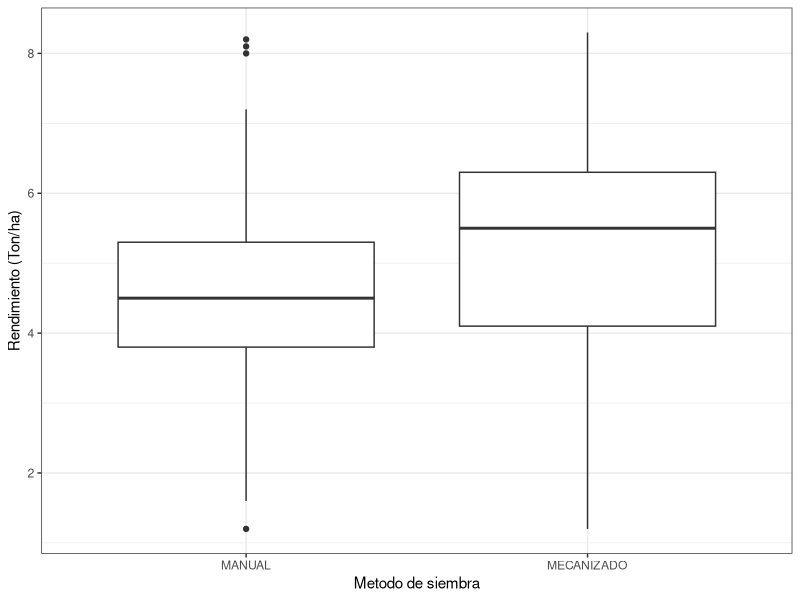
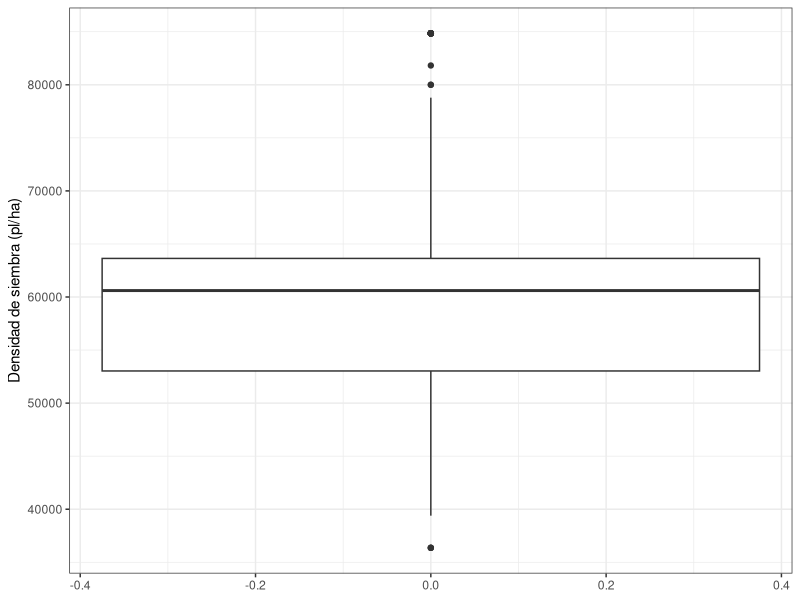
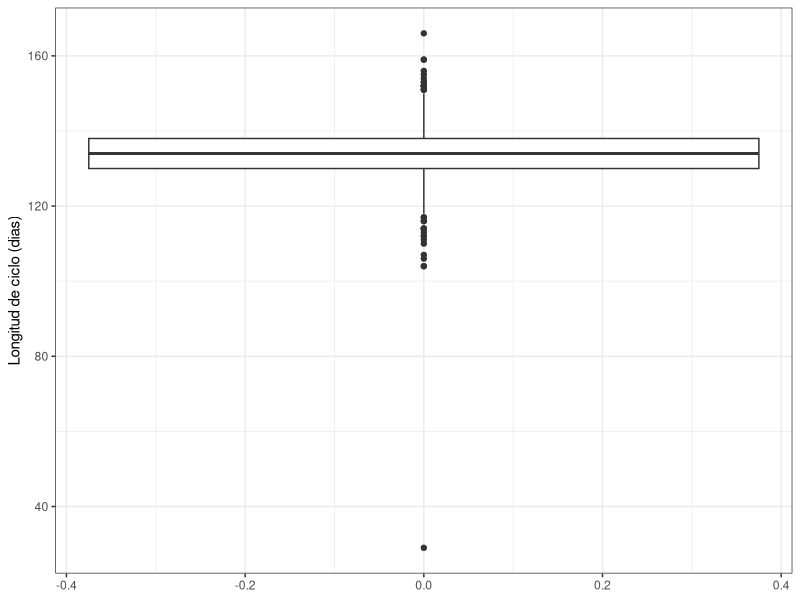
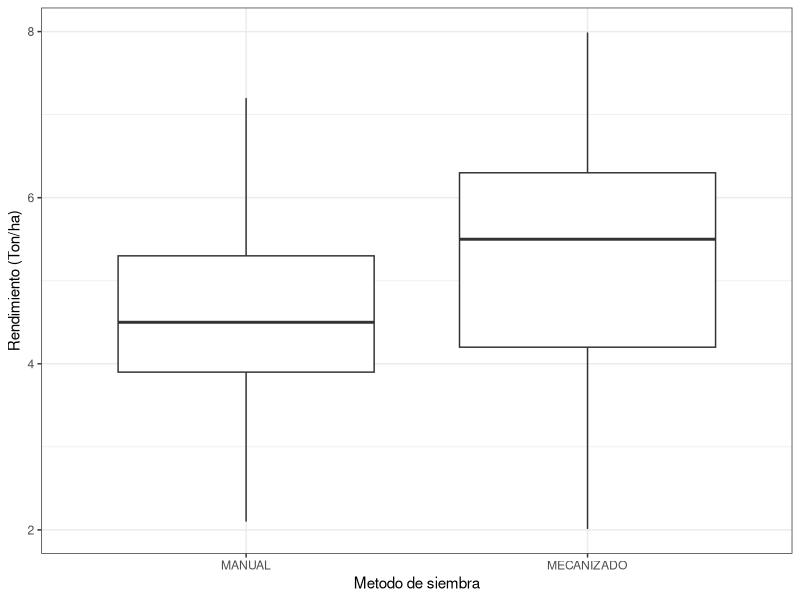
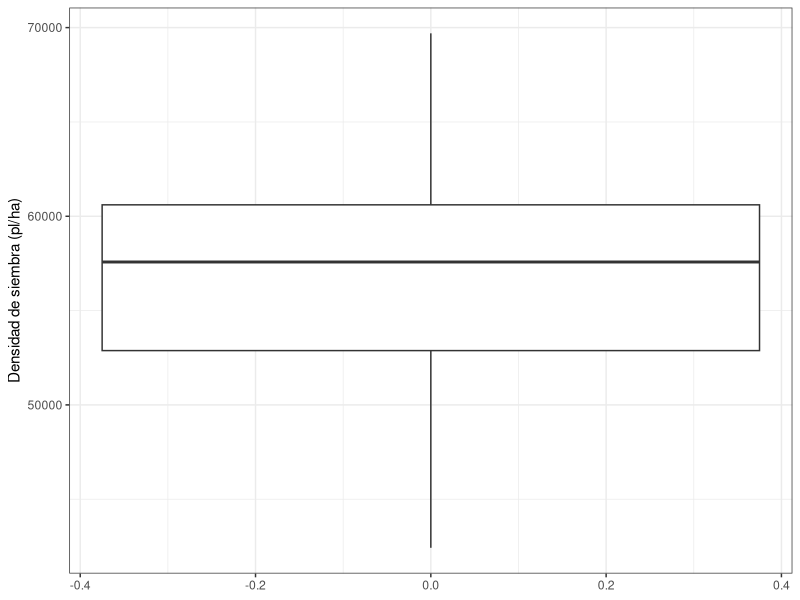
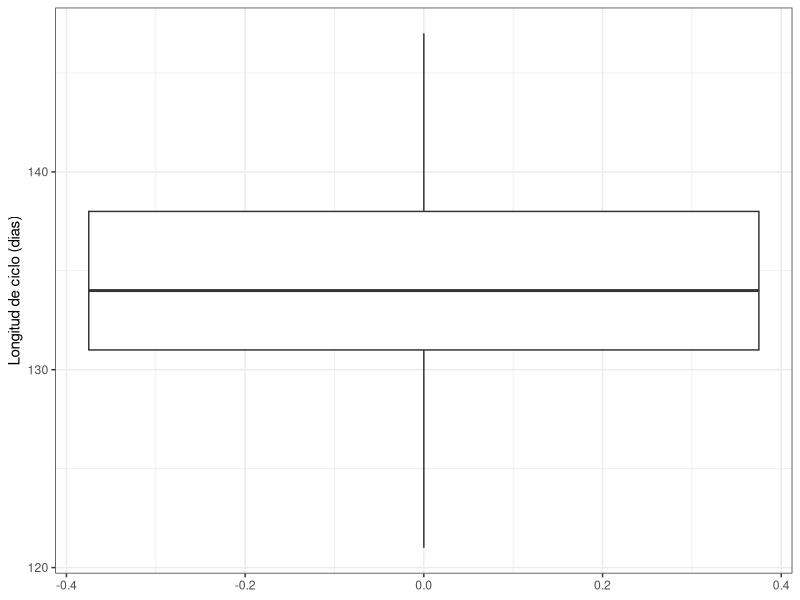

These figures' R source, in order:
## ---- chunk 1
library(dplyr)
library(tidyr)
## ---- chunk 2
Soil_data <- read.csv("Datos/Soil_Data.csv", stringsAsFactors = T)
Weather_data <- read.csv("Datos/Weather_Data.csv" , stringsAsFactors = T)
Manage_data <- read.csv("Datos/Dataset_Maize_Cordoba_Data_cleaning.csv" , 
                        stringsAsFactors = T)
## ---- chunk 3
Total_data <- Manage_data %>% full_join(Soil_data, by="ID")
Total_data <- Total_data %>% full_join(Weather_data, by = "ID")
## ---- chunk 4
Total_data <- Total_data[complete.cases(Total_data),]
## ---- chunk 5
 Total_data <- Total_data %>% mutate(Planting_Date=as.Date(Planting_Date,"%m/%d/%Y"),
                                    Harvest_Date=as.Date(Harvest_Date,"%m/%d/%Y"))
## ---- chunk 6
Total_data <- Total_data %>% mutate(Longitud_ciclo= as.numeric(Harvest_Date-Planting_Date))
## ---- chunk 7
Total_data <- Total_data %>% mutate(Sowing_Method = toupper(Sowing_Method),
                                    Cultivar = toupper(Cultivar),
                                    Former_Crop = toupper(Former_Crop),
                                    Departemento = toupper(Departemento),
                                    Harvest_Method = toupper(Harvest_Method),
                                    Cultivar_Type = toupper(Cultivar_Type),
                                    Soil_Texture = toupper(Soil_Texture))
## ---- chunk 8
library(stringr)
Total_data <- Total_data %>% mutate(Yield=str_replace(Total_data$Yield, "," , "."))
## ---- chunk 9
Total_data <- Total_data %>% mutate(Yield = as.numeric(Yield, type="double"))
## ---- chunk 10
library(ggplot2)
ggplot(Total_data,aes(x=Sowing_Method, y=Yield))+geom_boxplot()+
  xlab("Metodo de siembra")+
  ylab("Rendimiento (Ton/ha)")+
  theme_bw()
  
ggplot(Total_data,aes(y=Sowing_Seeds_Number))+geom_boxplot()+
  ylab("Densidad de siembra (pl/ha)")+
  theme_bw()

ggplot(Total_data,aes(y=Longitud_ciclo))+geom_boxplot()+
  ylab("Longitud de ciclo (dias)")+
  theme_bw()
## ---- chunk 11
Total_data <- Total_data %>% filter(Yield<8) %>%
  filter(Yield >2)
 
ggplot(Total_data,aes(x=Sowing_Method, y=Yield))+geom_boxplot()+
  xlab("Metodo de siembra")+
  ylab("Rendimiento (Ton/ha)")+
  theme_bw()

Total_data <- Total_data %>% filter(Sowing_Seeds_Number < 70000) %>%
  filter(Sowing_Seeds_Number >42000)

ggplot(Total_data,aes(y=Sowing_Seeds_Number))+geom_boxplot()+
  ylab("Densidad de siembra (pl/ha)")+
  theme_bw()

Total_data <- Total_data %>% filter(Longitud_ciclo < 148) %>%
  filter(Longitud_ciclo >120)

ggplot(Total_data,aes(y=Longitud_ciclo))+geom_boxplot()+
  ylab("Longitud de ciclo (dias)")+
  theme_bw()

## ---- chunk 12
Total_data <- Total_data %>% select(Departemento,Farmer_Name,Farmer_Mail,Farmer_Adress,
                                    Planting_Date,Harvest_Date,
                                    Sowing_Seeds_Number,Seeds_Per_Site,
                                    Plant_Density_20_days,Chemical_Treat_Disease,
                                    Chemical_Treat_Weeds,Chemical_Treat_Pests,
                                    Numero_de_tecnicos,Sowing_Method,
                                    Seeds_Treatment,Cultivar,Former_Crop,
                                    Field_Drainage,Harvest_Method,Cultivar_Type,
                                    Longitud_ciclo,TM_Avg_VEG,TA_Avg_VEG,
                                    DR_Avg_VEG,SR_Accu_VEG,
                                    P_10_Freq_VEG,TA_Avg_CF,SR_Accu_CF,
                                    P_Accu_CF,RH_Avg_CF,SR_Accu_MAT,P_10_Freq_MAT,
                                    RH_Avg_MAT,Total_N,Total_P,Total_K,
                                    Number_Chemical_Ferti,pH,Efective_Depth,
                                    Soil_Structure,Runoff,Soil_Texture,
                                    Organic_Matter_Content,Yield)
## ---- chunk 13
summary(Total_data)
